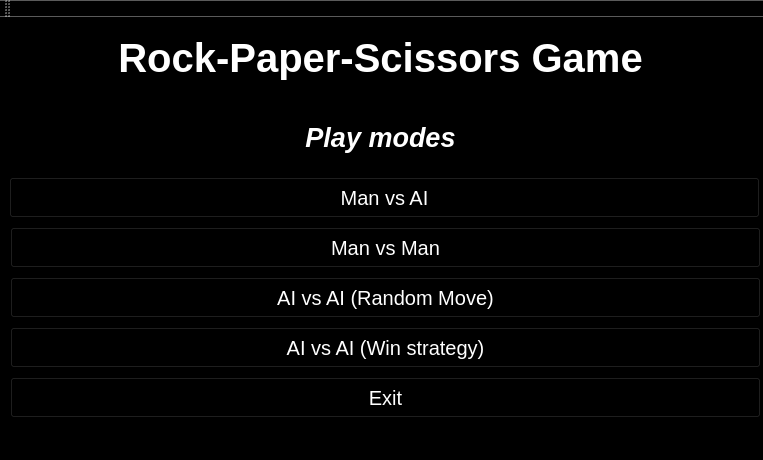
<?xml version="1.0" encoding="UTF-8"?>
<ui version="4.0">
 <class>MainWindow</class>
 <widget class="QMainWindow" name="MainWindow">
  <property name="geometry">
   <rect>
    <x>0</x>
    <y>0</y>
    <width>763</width>
    <height>460</height>
   </rect>
  </property>
  <property name="windowTitle">
   <string>MainWindow</string>
  </property>
  <property name="styleSheet">
   <string notr="true">background-color: rgb(0, 0, 0);
color: rgb(255, 255, 255);</string>
  </property>
  <widget class="QWidget" name="centralWidget">
   <widget class="QLabel" name="label">
    <property name="geometry">
     <rect>
      <x>10</x>
      <y>10</y>
      <width>741</width>
      <height>61</height>
     </rect>
    </property>
    <property name="font">
     <font>
      <pointsize>30</pointsize>
      <bold>true</bold>
     </font>
    </property>
    <property name="styleSheet">
     <string notr="true">background-color: rgb(0, 0, 0);
color: rgb(255, 255, 255);</string>
    </property>
    <property name="text">
     <string>Rock-Paper-Scissors Game</string>
    </property>
    <property name="alignment">
     <set>Qt::AlignCenter</set>
    </property>
   </widget>
   <widget class="QLabel" name="label_2">
    <property name="geometry">
     <rect>
      <x>10</x>
      <y>100</y>
      <width>741</width>
      <height>41</height>
     </rect>
    </property>
    <property name="font">
     <font>
      <pointsize>20</pointsize>
      <italic>true</italic>
      <bold>true</bold>
     </font>
    </property>
    <property name="styleSheet">
     <string notr="true">background-color: rgb(0, 0, 0);
color: rgb(255, 255, 255);</string>
    </property>
    <property name="text">
     <string>Play modes</string>
    </property>
    <property name="alignment">
     <set>Qt::AlignCenter</set>
    </property>
   </widget>
   <widget class="QPushButton" name="buttonManAI">
    <property name="geometry">
     <rect>
      <x>9</x>
      <y>160</y>
      <width>751</width>
      <height>41</height>
     </rect>
    </property>
    <property name="font">
     <font>
      <pointsize>15</pointsize>
      <italic>false</italic>
      <underline>false</underline>
      <strikeout>false</strikeout>
     </font>
    </property>
    <property name="styleSheet">
     <string notr="true">QPushButton {
	color: rgb(255, 255, 255);
	background-color: rgb(0, 0, 0);
}
QPushButton:hover {
	color: rgb(0, 0, 0);
	background-color: rgb(255, 255, 255);
}</string>
    </property>
    <property name="text">
     <string>Man vs AI</string>
    </property>
   </widget>
   <widget class="QPushButton" name="buttonManMan">
    <property name="geometry">
     <rect>
      <x>10</x>
      <y>210</y>
      <width>751</width>
      <height>41</height>
     </rect>
    </property>
    <property name="font">
     <font>
      <pointsize>15</pointsize>
      <italic>false</italic>
      <underline>false</underline>
      <strikeout>false</strikeout>
     </font>
    </property>
    <property name="styleSheet">
     <string notr="true">QPushButton {
	color: rgb(255, 255, 255);
	background-color: rgb(0, 0, 0);
}
QPushButton:hover {
	color: rgb(0, 0, 0);
	background-color: rgb(255, 255, 255);
}</string>
    </property>
    <property name="text">
     <string>Man vs Man</string>
    </property>
   </widget>
   <widget class="QPushButton" name="buttonAIAIRM">
    <property name="geometry">
     <rect>
      <x>10</x>
      <y>260</y>
      <width>751</width>
      <height>41</height>
     </rect>
    </property>
    <property name="font">
     <font>
      <pointsize>15</pointsize>
      <italic>false</italic>
      <underline>false</underline>
      <strikeout>false</strikeout>
     </font>
    </property>
    <property name="styleSheet">
     <string notr="true">QPushButton {
	color: rgb(255, 255, 255);
	background-color: rgb(0, 0, 0);
}
QPushButton:hover {
	color: rgb(0, 0, 0);
	background-color: rgb(255, 255, 255);
}</string>
    </property>
    <property name="text">
     <string>AI vs AI (Random Move)</string>
    </property>
   </widget>
   <widget class="QPushButton" name="buttonAIAIWS">
    <property name="geometry">
     <rect>
      <x>10</x>
      <y>310</y>
      <width>751</width>
      <height>41</height>
     </rect>
    </property>
    <property name="font">
     <font>
      <pointsize>15</pointsize>
      <italic>false</italic>
      <underline>false</underline>
      <strikeout>false</strikeout>
     </font>
    </property>
    <property name="styleSheet">
     <string notr="true">QPushButton {
	color: rgb(255, 255, 255);
	background-color: rgb(0, 0, 0);
}
QPushButton:hover {
	color: rgb(0, 0, 0);
	background-color: rgb(255, 255, 255);
}</string>
    </property>
    <property name="text">
     <string>AI vs AI (Win strategy)</string>
    </property>
   </widget>
   <widget class="QPushButton" name="buttonExit">
    <property name="geometry">
     <rect>
      <x>10</x>
      <y>360</y>
      <width>751</width>
      <height>41</height>
     </rect>
    </property>
    <property name="font">
     <font>
      <pointsize>15</pointsize>
      <italic>false</italic>
      <underline>false</underline>
      <strikeout>false</strikeout>
     </font>
    </property>
    <property name="styleSheet">
     <string notr="true">QPushButton {
	color: rgb(255, 255, 255);
	background-color: rgb(0, 0, 0);
}
QPushButton:hover {
	color: rgb(255, 255, 0);
	background-color: rgb(255, 0, 0);
}</string>
    </property>
    <property name="text">
     <string>Exit</string>
    </property>
   </widget>
  </widget>
  <widget class="QMenuBar" name="menuBar">
   <property name="geometry">
    <rect>
     <x>0</x>
     <y>0</y>
     <width>763</width>
     <height>21</height>
    </rect>
   </property>
  </widget>
  <widget class="QToolBar" name="mainToolBar">
   <attribute name="toolBarArea">
    <enum>TopToolBarArea</enum>
   </attribute>
   <attribute name="toolBarBreak">
    <bool>false</bool>
   </attribute>
  </widget>
  <widget class="QStatusBar" name="statusBar"/>
 </widget>
 <layoutdefault spacing="6" margin="11"/>
 <resources/>
 <connections/>
</ui>
